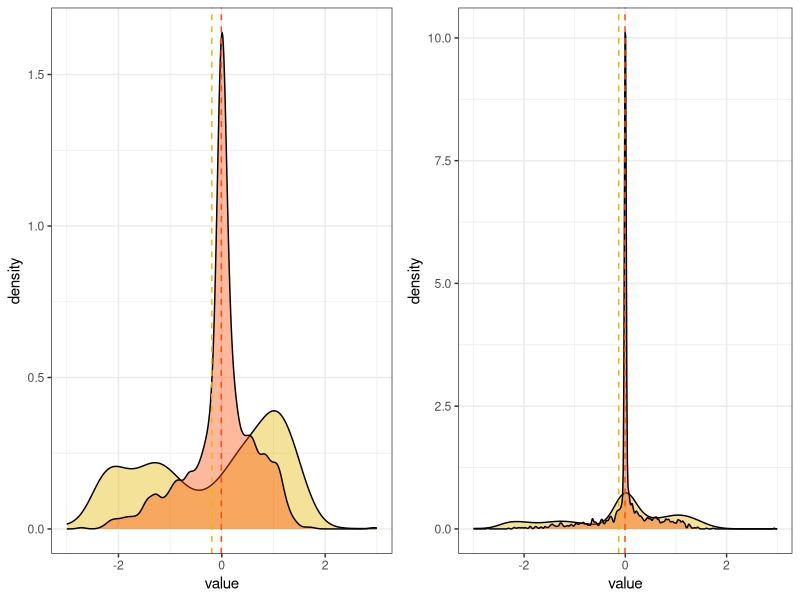
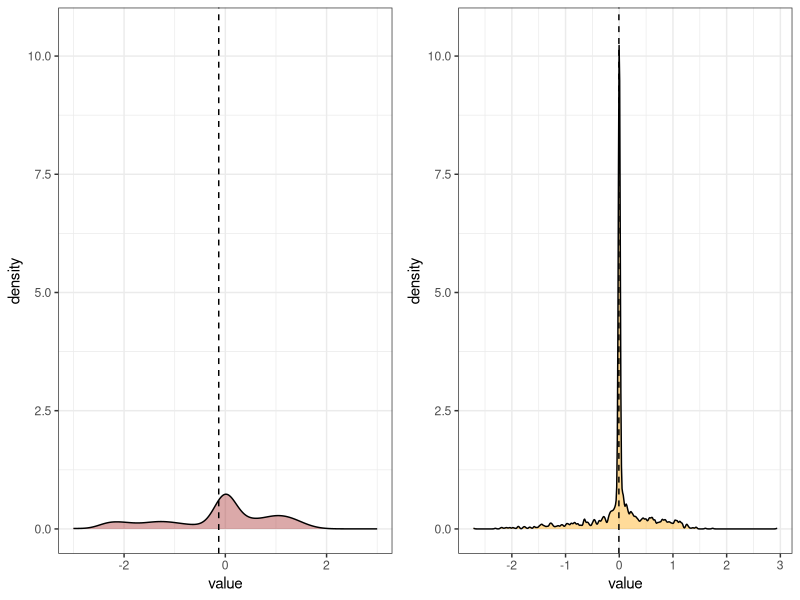

Write the R code that produced these figures, in order. (Note: this script raises an error after producing the figures.)
# weighting and distribution within deciles.

library(reshape)
library(ggplot2)
library(plyr)

setwd("C:/Users/Subhayan/Documents/Work/twitter-landscape//")

#without NAs

#elites
elite_df = read.csv("data/weak_elite_ideologies.csv", as.is = T)
elite_df = elite_df[!is.na(elite_df$ideology),]

#those with -Inf and +Inf ideologies are assigned very low and very high values instead.
#+/-3 is chosen because all other elites have absolute ideologies less than 3.
elite_df[elite_df$ideology == -Inf,]$ideology = -3
elite_df[elite_df$ideology == Inf,]$ideology = 3

names(elite_df)[2] = "ideology"
elites = elite_df$username

elite_freq = read.csv("data/elites_activity.csv", as.is = T)
names(elite_freq)[1] = "username"

elite_freq$numberoftweets_scaled = (elite_freq$numberoftweets - min(elite_freq$numberoftweets))/(max(elite_freq$numberoftweets) - min(elite_freq$numberoftweets))

elite_df$username = tolower(elite_df$username)
elite_freq_df = merge(elite_df, elite_freq)
elite_freq_df$corrected_ideology = elite_freq_df$ideology * elite_freq_df$numberoftweets_scaled

elite_freq_viz = elite_freq_df[,c(1, 2, 5)]

elite_freq_viz_long = melt(elite_freq_viz, id.vars= "username")

mu <- ddply(elite_freq_viz_long, "variable", summarise, grp.mean=mean(value, na.rm = T))

p3_withoutNA = ggplot(elite_freq_viz_long, aes(x=value, fill=variable)) +
  geom_density(alpha=0.4) +
  geom_vline(data=mu, aes(xintercept=grp.mean, color=variable),
             linetype="dashed") +
  scale_colour_manual(values = c("#E7B800", "#FC4E07")) +
  scale_fill_manual(values = c("#E7B800", "#FC4E07")) +
  theme_bw() +
  theme(legend.position = "none")

#elites without neutrals: weighted vs unweighted

#with NAs

library(reshape)

#elites
elite_df = read.csv("data/weak_elite_ideologies.csv", as.is = T)

#those with -Inf and +Inf ideologies are assigned very low and very high values instead.
#+/-3 is chosen because all other elites have absolute ideologies less than 3.
elite_df[is.na(elite_df$ideology),]$ideology = 0
elite_df[elite_df$ideology == -Inf,]$ideology = -3
elite_df[elite_df$ideology == Inf,]$ideology = 3

names(elite_df)[2] = "ideology"
elites = elite_df$username

elite_freq = read.csv("data/elites_activity.csv", as.is = T)
names(elite_freq)[1] = "username"

elite_freq$numberoftweets_scaled = (elite_freq$numberoftweets - min(elite_freq$numberoftweets))/(max(elite_freq$numberoftweets) - min(elite_freq$numberoftweets))

elite_df$username = tolower(elite_df$username)
elite_freq_df = merge(elite_df, elite_freq)
elite_freq_df$corrected_ideology = elite_freq_df$ideology * elite_freq_df$numberoftweets_scaled

elite_freq_viz = elite_freq_df[,c(1, 2, 5)]

elite_freq_viz_long = melt(elite_freq_viz, id.vars= "username")

mu <- ddply(elite_freq_viz_long, "variable", summarise, grp.mean=mean(value, na.rm = T))

p4_withNA = ggplot(elite_freq_viz_long, aes(x=value, fill=variable)) +
  geom_density(alpha=0.4) +
  geom_vline(data=mu, aes(xintercept=grp.mean, color=variable),
             linetype="dashed") +
  scale_colour_manual(values = c("#E7B800", "#FC4E07")) +
  scale_fill_manual(values = c("#E7B800", "#FC4E07")) +
  theme_bw() +
  theme(legend.position = "none") 

#elites with neutrals: weighted vs unweighted

library(gridExtra)

#figure 4
grid.arrange(p3_withoutNA, p4_withNA, nrow = 1)

# for MC article

MC_article_fig2_A = ggplot(elite_freq_viz_long[elite_freq_viz_long$variable == "ideology",],) +
  geom_density(alpha=0.4, aes(x=value), fill = "brown") +
  geom_vline(xintercept = mu[mu$variable == "ideology",]$grp.mean, linetype="dashed") +
  theme_bw() +
  scale_y_continuous(breaks=seq(0, 10, 2))+
  ylim(c(0, 10.5))

MC_article_fig2_B = ggplot(elite_freq_viz_long[elite_freq_viz_long$variable == "corrected_ideology",],) +
  geom_density(alpha=0.4, aes(x=value), fill = "orange") +
  geom_vline(xintercept = mu[mu$variable == "corrected_ideology",]$grp.mean, linetype="dashed") +
  theme_bw() +
  scale_y_continuous(breaks=seq(0, 10, 2))+
  ylim(c(0, 10.5))

grid.arrange(MC_article_fig2_A, MC_article_fig2_B, nrow = 1)

#distribution within deciles

qs = quantile(elite_freq_df$numberoftweets, probs = seq(0, 1, by = 0.1))

par(mfrow=c(5,2))

all_decile_df = NULL
grays = gray.colors(10, start = 0.1, end = 0.9, gamma = 2.2, alpha = NULL)
for(i in 1:10) {
  decile_df = elite_freq_df[elite_freq_df$numberoftweets >= qs[i] & 
                              elite_freq_df$numberoftweets <= qs[i+1],]
  
  d_de = density(decile_df$ideology)
  #plot(d_de, xlab = "ideology", paste0(main = "ideological distribution of (N=" , nrow(decile_df),") elites in dcile ", i))
  decile_df$decile = i
  all_decile_df = rbind(all_decile_df, decile_df)
}

#elite ideology with neutrals, distribution within deciles

medians <- ddply(all_decile_df, "decile", summarise, grp.median=median(ideology, na.rm = T))

all_decile_df <- all_decile_df %>% inner_join(medians)

#figure 5
ggplot(all_decile_df, aes(x=ideology)) +
  geom_density(fill="snow3", alpha = 0.6, color = "snow3") +
  facet_wrap(~decile, nrow = 5, scales = "free") +
  geom_vline(aes(xintercept=grp.median, colour = "red")) +
  geom_vline(xintercept=0, linetype = "dashed") +
  scale_fill_gradient(low="white", high="black") +
  theme_bw() +
  theme(legend.position = "none")
